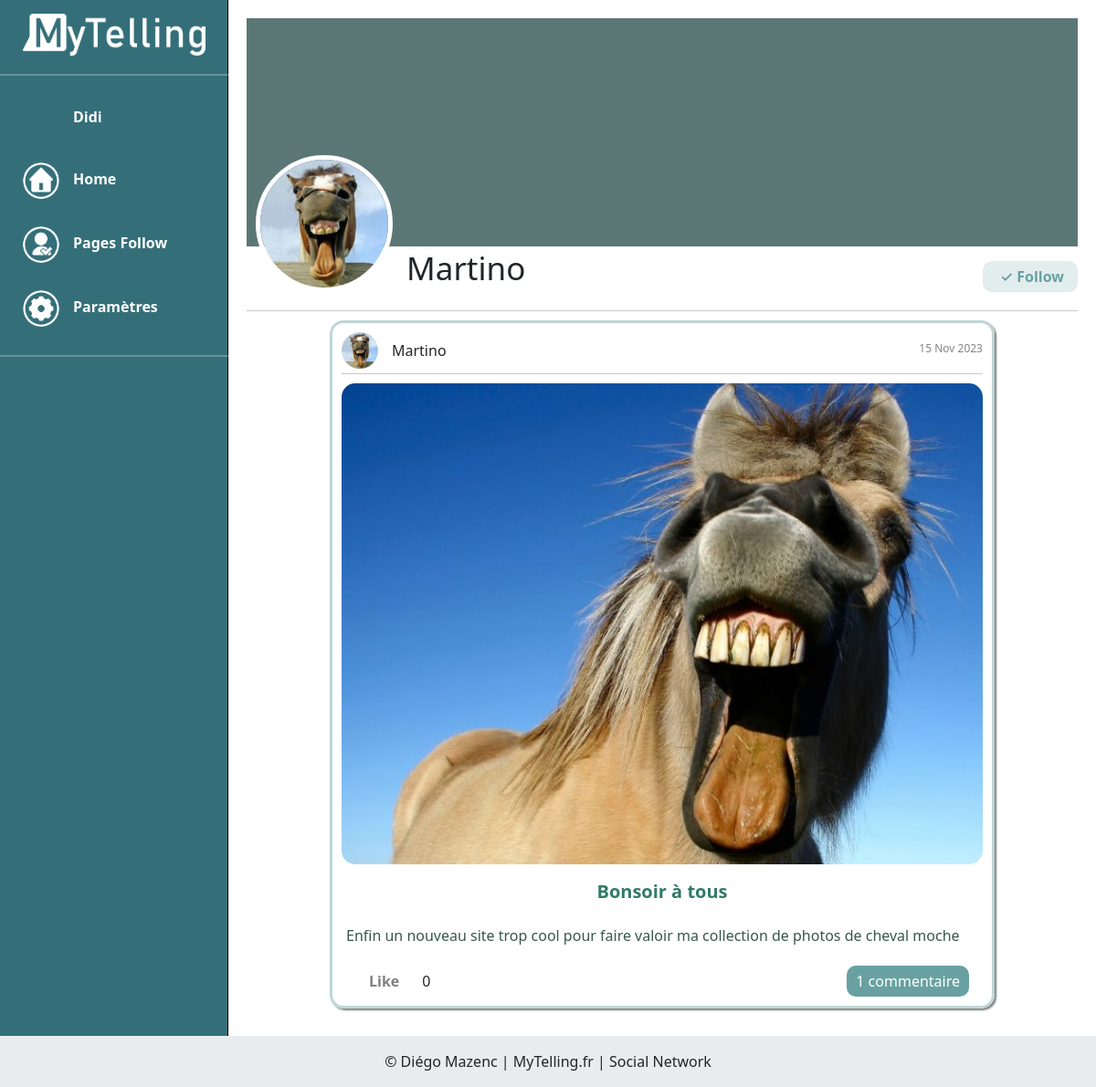
Page /index.php?page=userpage&id=6 (signed in) on the earlier database version.
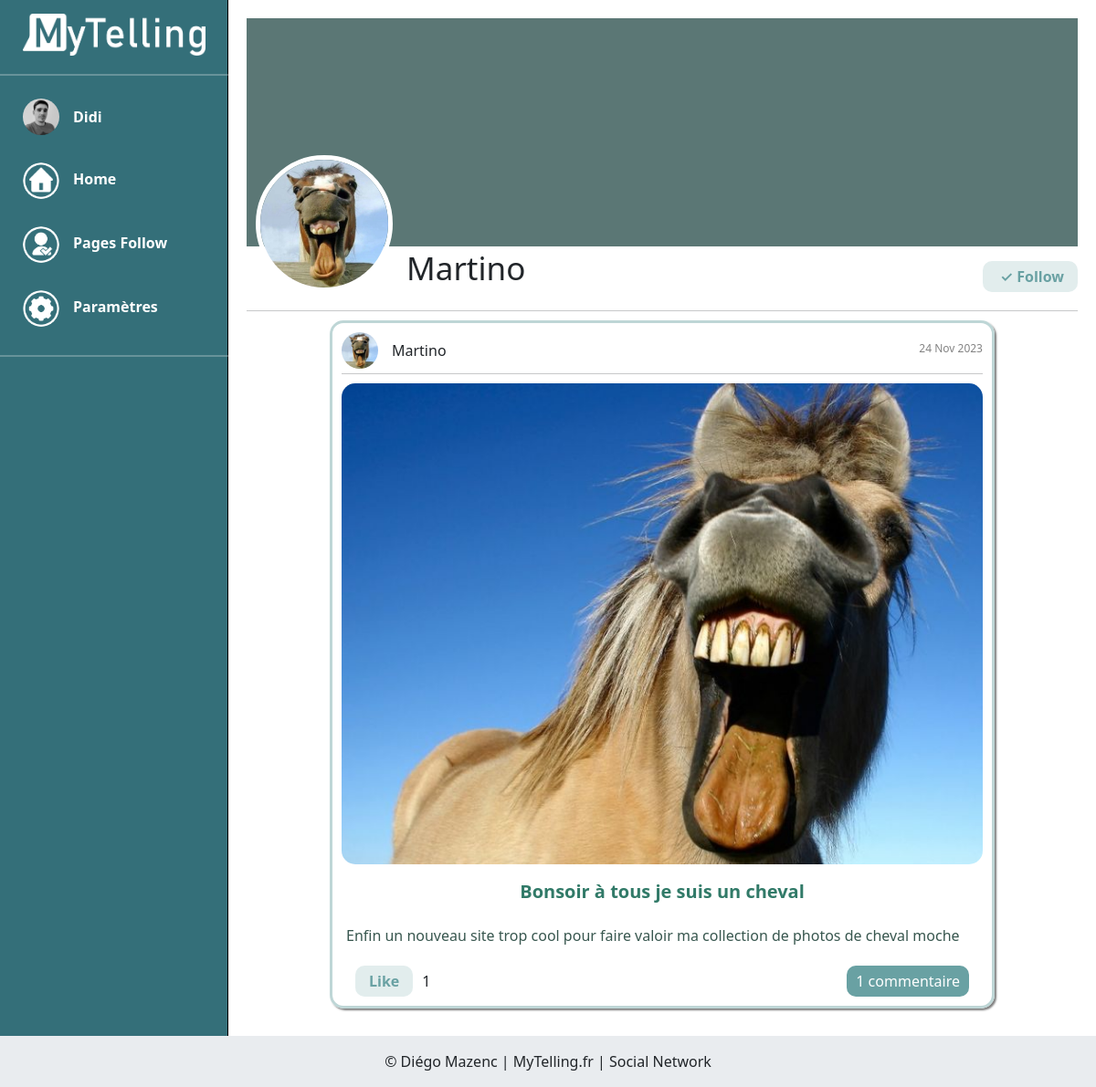
Same page on the later database version.
### tables this page shows
CREATE TABLE IF NOT EXISTS `picture` (
  `id` int(11) NOT NULL AUTO_INCREMENT,
  `actif` varchar(80) NOT NULL DEFAULT 'oui',
  `id_user` int(11) NOT NULL,
  `src` varchar(255) NOT NULL,
  `title` varchar(100) NOT NULL,
  `description` text NOT NULL,
  `created_at` timestamp NOT NULL DEFAULT current_timestamp() ON UPDATE current_timestamp(),
  `updated_at` timestamp NOT NULL DEFAULT current_timestamp(),
  PRIMARY KEY (`id`),
  KEY `FK_pictureIdUser_userId` (`id_user`)
);

CREATE TABLE IF NOT EXISTS `users` (
  `id` int(11) NOT NULL AUTO_INCREMENT,
  `admin` int(11) DEFAULT 0,
  `id_photo` int(11) DEFAULT 3,
  `firstname` varchar(255) NOT NULL,
  `name` varchar(255) NOT NULL,
  `pseudo` varchar(255) NOT NULL,
  `gender` varchar(50) NOT NULL,
  `mail` varchar(255) NOT NULL,
  `password` varchar(255) NOT NULL,
  `src_photo` text DEFAULT './uploads/profiluserdefault.jpg',
  `src_banner` text DEFAULT NULL,
  `date_create` datetime NOT NULL DEFAULT current_timestamp(),
  PRIMARY KEY (`id`),
  KEY `FK_UsersIdPhoto_PhotoId` (`id_photo`)
);

### controllers/controller_userpage.php (called while the page is built, shortened)
<?php
require_once("./models/Picture.php");
require_once("./models/Likes.php");
$id = $_GET['id'];
$pictures = Picture::getUserArticle($id);
include "./views/layout.phtml";

### index.php (called while the page is built, shortened)
<?php
require "./services/router.php";
require "./controllers/controller_{$page}.php";

### services/class/Database.php (called while the page is built, shortened)
<?php
class Database
{
    private $db_user;
    private $db_pass;
    private $db_dsn;
    private $pdo;
    public function __construct(
        $db_host = 'localhost',
        $db_name = 'my_mvc_bdd',
        $db_port = '3306',
        $db_user = 'root',
        $db_pass = ''
    ) {
        $this->db_host = $db_host;
        $this->db_port = $db_port;
        $this->db_name = $db_name;
        $this->db_user = $db_user;
        $this->db_pass = $db_pass;
        $this->db_dsn = 'mysql:host=' . $this->db_host . ';port=' . $this->db_port . ';dbname=' . $this->db_name . ';charset=utf8';
    }
    private function getPDO()
    {
        if ($this->pdo === null) {
            try {
                $db = new PDO($this->db_dsn, $this->db_user, $this->db_pass);
                $db->setAttribute(PDO::ATTR_ERRMODE, PDO::ERRMODE_EXCEPTION);
            } catch (PDOException $e) {
                echo "Oups PDO l'est pas content" . $e->getMessage();
                die();
            }
            $this->pdo = $db;
        }
        return $this->pdo;
    }
    public function selectAll($statement,$params=[]){
        $stmt = $this->getPDO()->prepare($statement);
        $stmt->execute($params);
        $result = $stmt->fetchAll(PDO::FETCH_ASSOC);
        return $result;
    }
    public function selectOne($statement,$params=[]){
        $stmt = $this->getPDO()->prepare($statement);
        $stmt->execute($params);
        $result = $stmt->fetch(PDO::FETCH_ASSOC);
        return $result;
    }
}

### models/Picture.php (called while the page is built, shortened)
<?php
require_once("./services/database.php");
require_once("./services/class/Database.php");
class Picture
{
       public static function getUserArticle($id)
       {
        $db = new Database();
        $pictures = $db->selectAll("SELECT picture.*,
        users.pseudo AS user_pseudo,
        photo.src AS photo_src ,
        users.src_photo AS user_photo,
        (SELECT COUNT(*) FROM likes WHERE likes.id_picture = picture.id) AS nbrLikes,
        (SELECT COUNT(*) FROM comment WHERE comment.id_picture = picture.id) AS nbrCom
        FROM picture
        INNER JOIN users ON users.id = picture.id_user
        INNER JOIN photo ON photo.id = users.id_photo
        WHERE picture.actif = 'oui' AND picture.id_user = ?
        ORDER BY picture.id DESC",[$id]);
        return $pictures;
       }
}

### models/Likes.php (called while the page is built, shortened)
<?php
require_once("./services/database.php");
class Likes
{
    public static function cntUnlikes($id)
    {
        $db = new Database();
        $unlike =  $db->selectOne("SELECT * FROM likes WHERE id_user = ? AND id_picture = ?",[$_SESSION['id'], $id]);
        return $unlike;
    }
}

### views/template_userpage.phtml (the view, shortened to what the changed rows need)
<?php if (!isset($_SESSION['id'])){
  header("Location: index.php?page=log")
  ?>
  <?php } else {?>
<div class="gallery">
  <?php foreach ($pictures as $picture) : ?>
    <div class="photo">
      <div class="userInfo">
        <div class="userName">
        <div class="blocPhotoUserArticle">
        <img src="<?= $picture['user_photo']; ?>" alt="">
      </div>
          <p><?= $picture['user_pseudo']; ?></p>
        </div>
        <p class="datePhotos"><?= date_format(date_create($picture['created_at']), "d M Y")  ?></p>
      </div>
      <hr>
        <img src="<?= $picture['src'] ?>" alt="<?= $picture['title'] ?>" class="imgArticle">
      <p class="titrePhoto"><?= $picture['title'] ?></p>
      <p class="descritpionPhoto"><?= $picture['description'] ?></p>
      <div class="social">
        <?php if (isset($_SESSION['pseudo'])) : ?>
          <?php if (Likes::cntUnlikes($picture['id']) == false) : ?>
            <div class="like"><button class="likeBtn" data-pictureid="<?= $picture['id']; ?>">Like </button>
              <p><?= $picture['nbrLikes']; ?></p>
            </div>
          <?php else : ?>
            <div class="like">
              <button class="unlikeBtn" data-pictureid="<?= $picture['id']; ?>">Like</button>
              <p><?= $picture['nbrLikes']; ?></p>
            </div>
          <?php endif; ?>
        <?php else : ?>
          <button class="likeBtn" disabled>Like <?= $picture['nbrLikes']; ?></button>
        <?php endif; ?>
        <?php if ((int)$picture['nbrCom'] > 1) { ?>
          <a class="btnCom" data-bs-toggle="collapse" href="#collapseCommentaires<?= $picture['id'] ?>"><?= $picture['nbrCom'] ?> commentaires </a>
        <?php } else { ?>
          <a class="btnCom" data-bs-toggle="collapse" href="#collapseCommentaires<?= $picture['id'] ?>"><?= $picture['nbrCom'] ?> commentaire </a>
        <?php } ?>
      </div>
    </div>
  <?php endforeach; ?>
</div>
<?php } ?>

### views/layout.phtml (shortened to what the changed rows need)
<!DOCTYPE html>
<html lang="en" class="h-100">
<head>
    <link href="https://cdn.jsdelivr.net/npm/bootstrap@5.3.2/dist/css/bootstrap.min.css" rel="stylesheet">
    <link rel="stylesheet" href="./asset/css/styles_gallery.css">
    <link rel="stylesheet" href="./asset/css/styles_home.css">
    <link rel="stylesheet" href="./asset/css/styles_article.css">
    <link rel="stylesheet" href="./asset/css/styles_search.css">
    <link rel="stylesheet" href="./asset/css/styles_log.css">
    <link rel="stylesheet" href="./asset/css/styles_follow.css">
    <link rel="stylesheet" href="./asset/css/styles_admin.css">
    <link rel="stylesheet" href="./asset/css/styles_pageusers.css">
</head>
<body class="d-flex flex-column h-100">
    <main>
        <div class="homeContent">
            <div class="options">
                <div class="underOption">
                    <div class="navSet">
                        <ul><?php if (isset($_SESSION['pseudo'])) { ?>
                                <a href="?page=userpage&id=<?= $_SESSION['id']; ?>">
                                    <li>
                                        <div class="flexUser">
                                            <div class="blocPhotoUserArticle">
                                                <img src="<?= $_SESSION['photo']; ?>" alt="">
                                            </div>
                                            <?= $_SESSION['pseudo']; ?>
                                        </div>
                                    </li>
                                </a>
                                <a href="index.php?page=home">
                                    <li><img src="./asset/img/iconHome.png" alt="" class="iconNav">Home</li>
                                </a>
                                <a href="index.php?page=follow">
                                    <li><img src="./asset/img/iconFollow.png" alt="" class="iconNav">Pages Follow</li>
                                </a>
                                <a href="index.php?page=articlelist#settingUser">
                                    <li><img src="./asset/img/iconSetting.png" alt="" class="iconNav">Paramètres</li>
                                </a>
                            <?php } else { ?>
                                <a href="index.php?page=log" class="m-2 link-connect">Connexion / Inscription</a>
                            <?php } ?>
                        </ul>
                    </div>
                </div>
            </div>
            <div class="mainAjax">
                <?php include "./views/template_" . $page . ".phtml"; ?>
            </div>
        </div>
    </main>
</body>
</html>

Differences in the rows shown:
changed picture "Martino": created_at "15 Nov 2023" → "24 Nov 2023"; title "Bonsoir à tous" → "Bonsoir à tous je suis un cheval"; nbrLikes "0" → "1"
